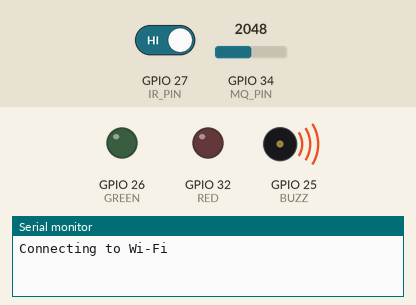
Simulated run of this sketch. Board: ESP32. Shown: output pins drawn as LEDs (lit = HIGH), buzzer (waves = sounding, pin HIGH), the last lines printed to the serial monitor. The test bench sets the inputs (shaded band); at power-on: GPIO 27 (IR_PIN) HIGH, GPIO 34 (MQ_PIN) = 2048 (analog values on the 0–4095 scale). WiFi joins after 1.5 s; servers stay silent unless stated; web services answer with replies made up by the test bench.

Above: at 0.1 s.
At 22.0 s:
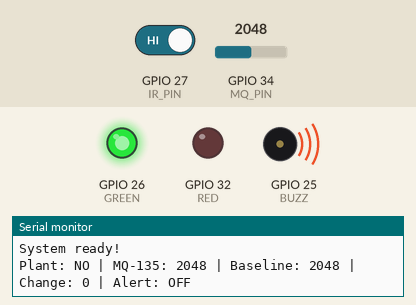
Timing chart, 0 to 23.5 s (numbered marks = the images above):
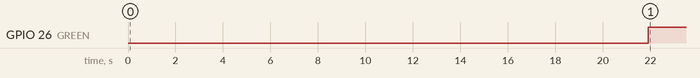

Measured:
- by itself, GPIO 26 (GREEN): LOW → HIGH at 21.9 s

The sketch:

pesticide_expose.ino
```cpp
#include <WiFi.h>
#include <WiFiClientSecure.h>
#include <HTTPClient.h>

// ===== WI-FI DETAILS =====
const char* ssid = "YOUR_WIFI_SSID";
const char* password = "YOUR_WIFI_PASSWORD";

// ===== THINGSPEAK WRITE API KEY =====
const char* WRITE_API_KEY = "YOUR_THINGSPEAK_WRITE_API_KEY";

// ===== SENSOR PINS =====
#define MQ_PIN 34
#define IR_PIN 27
#define BUZZ 25
#define GREEN 26
#define RED 32

// ===== SETTINGS =====
const int THRESHOLD = 300;
const unsigned long UPLOAD_INTERVAL = 20000;

unsigned long lastUpload = 0;
int baseline = 0;

// ===== READ AVERAGE SENSOR VALUE =====
int readAvg(int pin) {
  long sum = 0;

  for (int i = 0; i < 20; i++) {
    sum += analogRead(pin);
    delay(10);
  }

  return sum / 20;
}

// ===== CONNECT TO WI-FI =====
void connectWiFi() {
  WiFi.mode(WIFI_STA);
  WiFi.begin(ssid, password);

  Serial.print("Connecting to Wi-Fi");

  int attempts = 0;

  while (WiFi.status() != WL_CONNECTED && attempts < 30) {
    delay(500);
    Serial.print(".");
    attempts++;
  }

  Serial.println();

  if (WiFi.status() == WL_CONNECTED) {
    Serial.println("Wi-Fi connected!");
    Serial.print("IP address: ");
    Serial.println(WiFi.localIP());
  } else {
    Serial.println("Wi-Fi connection failed.");
    Serial.println("Check the Wi-Fi name, password, and 2.4 GHz support.");
  }
}

// ===== UPLOAD TO THINGSPEAK =====
void uploadToThingSpeak(int value, int diff, bool plant, bool alert) {
  if (WiFi.status() != WL_CONNECTED) {
    Serial.println("Wi-Fi disconnected. Reconnecting...");
    WiFi.reconnect();
    return;
  }

  WiFiClientSecure client;

  // For a student prototype only:
  // skips server certificate verification.
  client.setInsecure();

  HTTPClient https;

  String url = "https://api.thingspeak.com/update?api_key=";
  url += WRITE_API_KEY;
  url += "&field1=" + String(value);
  url += "&field2=" + String(diff);
  url += "&field3=" + String(plant ? 1 : 0);
  url += "&field4=" + String(alert ? 1 : 0);

  if (https.begin(client, url)) {
    int httpCode = https.GET();

    if (httpCode > 0) {
      String response = https.getString();

      Serial.print("HTTP code: ");
      Serial.println(httpCode);

      Serial.print("ThingSpeak response: ");
      Serial.println(response);

      if (response.toInt() > 0) {
        Serial.println("Cloud upload successful!");
      } else {
        Serial.println("Upload not accepted. Check the Write API Key and channel.");
        Serial.println("Also check ThingSpeak's update interval.");
      }
    } else {
      Serial.print("HTTPS error: ");
      Serial.println(https.errorToString(httpCode));
    }

    https.end();
  } else {
    Serial.println("Unable to start HTTPS connection.");
  }
}

// ===== SETUP =====
void setup() {
  Serial.begin(115200);

  pinMode(IR_PIN, INPUT);
  pinMode(BUZZ, OUTPUT);
  pinMode(GREEN, OUTPUT);
  pinMode(RED, OUTPUT);

  // Active-low buzzer: HIGH means OFF
  digitalWrite(BUZZ, HIGH);
  digitalWrite(GREEN, LOW);
  digitalWrite(RED, LOW);

  // ESP32 ADC configuration
  analogReadResolution(12);

  // Connect to Wi-Fi
  connectWiFi();

  // Warm up sensor; follow the module's requirements
  Serial.println("MQ-135 warming up...");
  delay(20000);

  baseline = readAvg(MQ_PIN);

  Serial.print("Baseline reading: ");
  Serial.println(baseline);

  Serial.println("System ready!");
}

// ===== MAIN LOOP =====
void loop() {
  int value = readAvg(MQ_PIN);
  int diff = value - baseline;

  // Assumes IR output LOW means plant/object detected
  bool plant = (digitalRead(IR_PIN) == LOW);

  // Alert when an object is detected AND gas reading
  // rises above the baseline by the selected threshold
  bool alert = plant && (diff > THRESHOLD);

  // LED and buzzer control
  digitalWrite(RED, alert ? HIGH : LOW);
  digitalWrite(GREEN, alert ? LOW : HIGH);
  digitalWrite(BUZZ, alert ? LOW : HIGH);

  // Serial Monitor output
  Serial.printf(
    "Plant: %s | MQ-135: %d | Baseline: %d | Change: %d | Alert: %s\n",
    plant ? "YES" : "NO",
    value,
    baseline,
    diff,
    alert ? "ON" : "OFF"
  );

  // Upload once every 20 seconds
  if (millis() - lastUpload >= UPLOAD_INTERVAL) {
    lastUpload = millis();
    uploadToThingSpeak(value, diff, plant, alert);
  }

  delay(1000);
}
```
